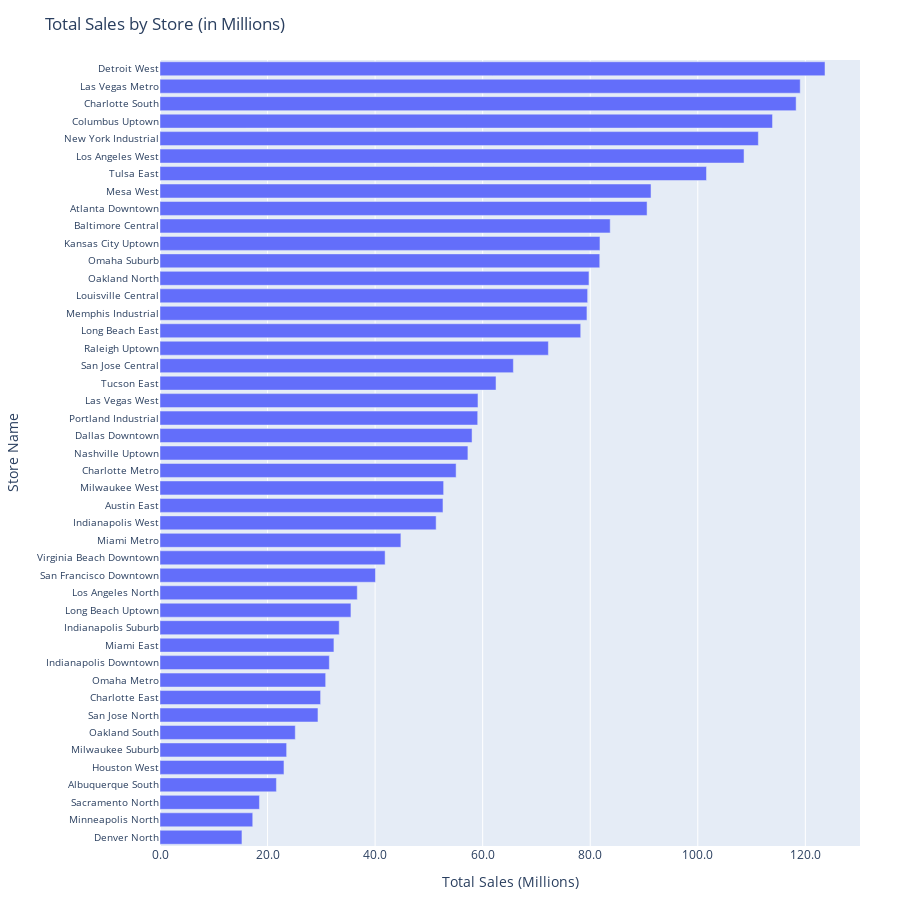

The cell this chart's notebook holds for it:
### Code cell
# Total Sales by Store

import plotly.express as px

store_sales = df.groupby('store_name')['weekly_sales'].sum().sort_values(ascending=True)
store_sales_millions = store_sales / 1e6  # Convert to millions

fig = px.bar(
    x=store_sales_millions.values,
    y=store_sales_millions.index,
    orientation='h',
    title='Total Sales by Store (in Millions)',
    labels={'x': 'Total Sales (Millions)', 'y': 'Store Name'},
    hover_name=store_sales_millions.index  # This ensures store name shows on hover
)

fig.update_layout(
    yaxis=dict(tickfont=dict(size=10)),
    xaxis_tickformat=".1f",
    height=900,
    margin=dict(l=150, r=40, t=60, b=40)
)

fig.show()

### Figure 1 — Plotly figure (JSON) as saved in the notebook; plotly's stock layout.template omitted (floating-point values rounded to 4 significant figures)
{"data": [{"hovertemplate": "<b>%{hovertext}</b><br><br>Total Sales (Millions)=%{x}<br>Store Name=%{y}<extra></extra>", "hovertext": ["Denver North", "Minneapolis North", "Sacramento North", "Albuquerque South", "Houston West", "Milwaukee Suburb", "Oakland South", "San Jose North", "Charlotte East", "Omaha Metro", "Indianapolis Downtown", "Miami East", "Indianapolis Suburb", "Long Beach Uptown", "Los Angeles North", "San Francisco Downtown", "Virginia Beach Downtown", "Miami Metro", "Indianapolis West", "Austin East", "Milwaukee West", "Charlotte Metro", "Nashville Uptown", "Dallas Downtown", "Portland Industrial", "Las Vegas West", "Tucson East", "San Jose Central", "Raleigh Uptown", "Long Beach East", "Memphis Industrial", "Louisville Central", "Oakland North", "Omaha Suburb", "Kansas City Uptown", "Baltimore Central", "Atlanta Downtown", "Mesa West", "Tulsa East", "Los Angeles West", "New York Industrial", "Columbus Uptown", "Charlotte South", "Las Vegas Metro", "Detroit West"], "legendgroup": "", "marker": {"color": "#636efa", "pattern": {"shape": ""}}, "name": "", "orientation": "h", "showlegend": false, "textposition": "auto", "type": "bar", "x": [15.24, 17.25, 18.49, 21.65, 23.05, 23.55, 25.15, 29.37, 29.86, 30.81, 31.49, 32.34, 33.33, 35.5, 36.68, 40.07, 41.86, 44.79, 51.35, 52.62, 52.74, 55.06, 57.25, 58.02, 59.08, 59.13, 62.48, 65.71, 72.22, 78.23, 79.39, 79.52, 79.76, 81.77, 81.81, 83.72, 90.57, 91.31, 101.6, 108.6, 111.3, 113.9, 118.3, 119.0, 123.7], "xaxis": "x", "y": ["Denver North", "Minneapolis North", "Sacramento North", "Albuquerque South", "Houston West", "Milwaukee Suburb", "Oakland South", "San Jose North", "Charlotte East", "Omaha Metro", "Indianapolis Downtown", "Miami East", "Indianapolis Suburb", "Long Beach Uptown", "Los Angeles North", "San Francisco Downtown", "Virginia Beach Downtown", "Miami Metro", "Indianapolis West", "Austin East", "Milwaukee West", "Charlotte Metro", "Nashville Uptown", "Dallas Downtown", "Portland Industrial", "Las Vegas West", "Tucson East", "San Jose Central", "Raleigh Uptown", "Long Beach East", "Memphis Industrial", "Louisville Central", "Oakland North", "Omaha Suburb", "Kansas City Uptown", "Baltimore Central", "Atlanta Downtown", "Mesa West", "Tulsa East", "Los Angeles West", "New York Industrial", "Columbus Uptown", "Charlotte South", "Las Vegas Metro", "Detroit West"], "yaxis": "y"}], "layout": {"barmode": "relative", "height": 900, "legend": {"tracegroupgap": 0}, "margin": {"b": 40, "l": 150, "r": 40, "t": 60}, "title": {"text": "Total Sales by Store (in Millions)"}, "xaxis": {"anchor": "y", "domain": [0, 1], "tickformat": ".1f", "title": {"text": "Total Sales (Millions)"}}, "yaxis": {"anchor": "x", "domain": [0, 1], "tickfont": {"size": 10}, "title": {"text": "Store Name"}}}}
